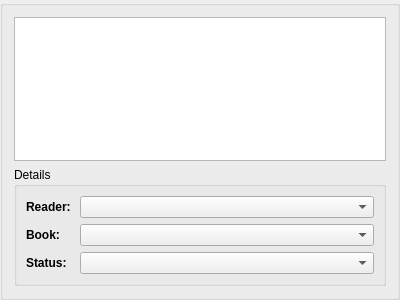
<?xml version="1.0" encoding="UTF-8"?>
<ui version="4.0">
 <class>IssueWidget</class>
 <widget class="QGroupBox" name="IssueWidget">
  <property name="geometry">
   <rect>
    <x>0</x>
    <y>0</y>
    <width>400</width>
    <height>300</height>
   </rect>
  </property>
  <property name="windowTitle">
   <string>GroupBox</string>
  </property>
  <layout class="QVBoxLayout" name="verticalLayout_2">
   <item>
    <widget class="QTableView" name="issuesTable">
     <property name="selectionBehavior">
      <enum>QAbstractItemView::SelectRows</enum>
     </property>
    </widget>
   </item>
   <item>
    <widget class="QGroupBox" name="issueDetailsGroupBox">
     <property name="title">
      <string>Details</string>
     </property>
     <layout class="QFormLayout" name="_3">
      <item row="0" column="0">
       <widget class="QLabel" name="readerLabel">
        <property name="text">
         <string>&lt;html&gt;&lt;head/&gt;&lt;body&gt;&lt;p&gt;&lt;span style=&quot; font-weight:600;&quot;&gt;Reader: &lt;/span&gt;&lt;/p&gt;&lt;/body&gt;&lt;/html&gt;</string>
        </property>
       </widget>
      </item>
      <item row="0" column="1">
       <widget class="QComboBox" name="readerEdit">
        <property name="enabled">
         <bool>true</bool>
        </property>
       </widget>
      </item>
      <item row="1" column="0">
       <widget class="QLabel" name="bookLabel">
        <property name="text">
         <string>&lt;html&gt;&lt;head/&gt;&lt;body&gt;&lt;p&gt;&lt;span style=&quot; font-weight:600;&quot;&gt;Book:&lt;/span&gt;&lt;/p&gt;&lt;/body&gt;&lt;/html&gt;</string>
        </property>
       </widget>
      </item>
      <item row="1" column="1">
       <widget class="QComboBox" name="bookEdit">
        <property name="enabled">
         <bool>true</bool>
        </property>
       </widget>
      </item>
      <item row="2" column="0">
       <widget class="QLabel" name="statusLabel">
        <property name="text">
         <string>&lt;html&gt;&lt;head/&gt;&lt;body&gt;&lt;p&gt;&lt;span style=&quot; font-weight:600;&quot;&gt;Status:&lt;/span&gt;&lt;/p&gt;&lt;/body&gt;&lt;/html&gt;</string>
        </property>
       </widget>
      </item>
      <item row="2" column="1">
       <widget class="QComboBox" name="statusEdit">
        <property name="enabled">
         <bool>true</bool>
        </property>
       </widget>
      </item>
     </layout>
    </widget>
   </item>
  </layout>
 </widget>
 <resources/>
 <connections/>
</ui>
